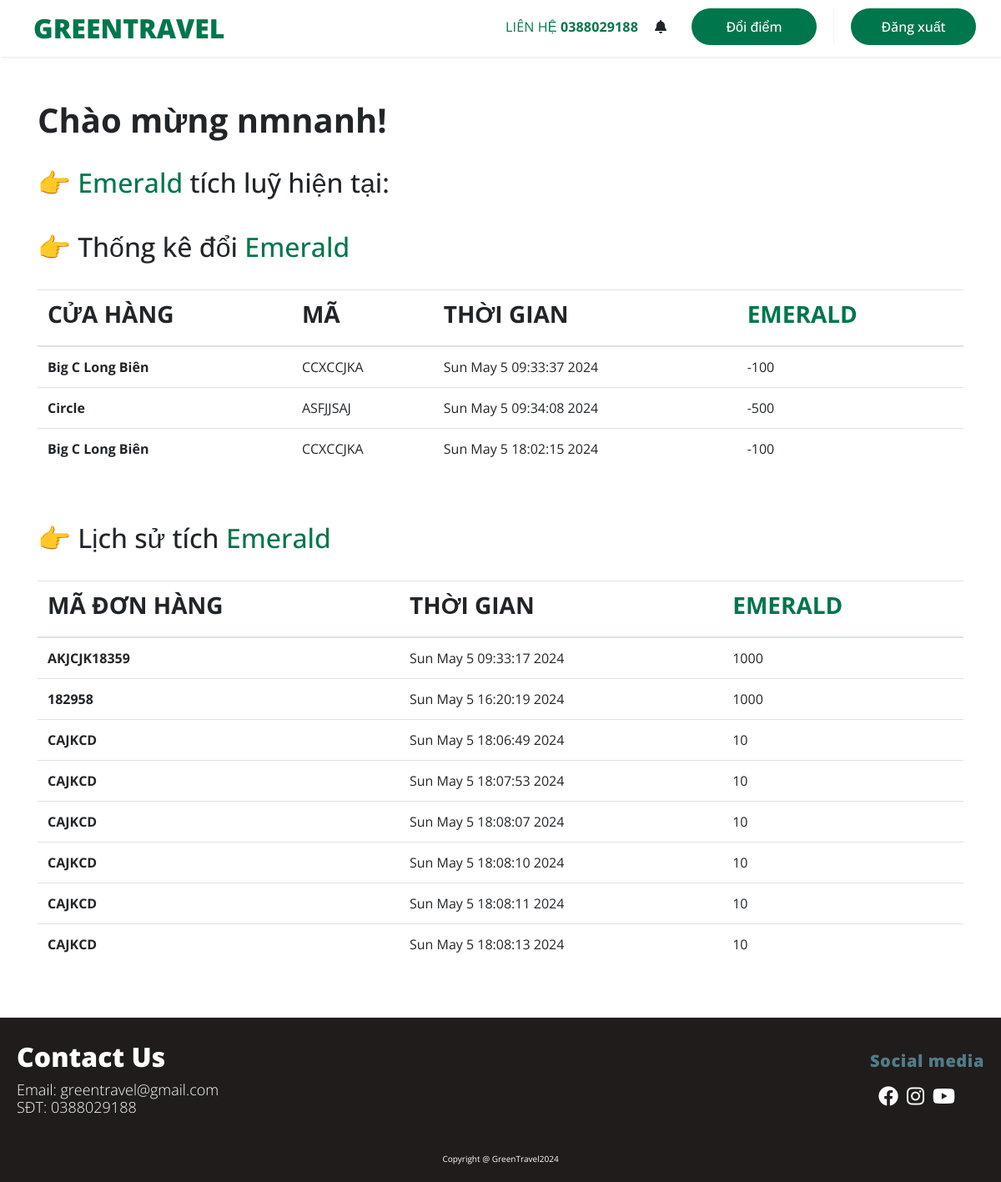
The app's page /afteruser1 (signed in), older data.
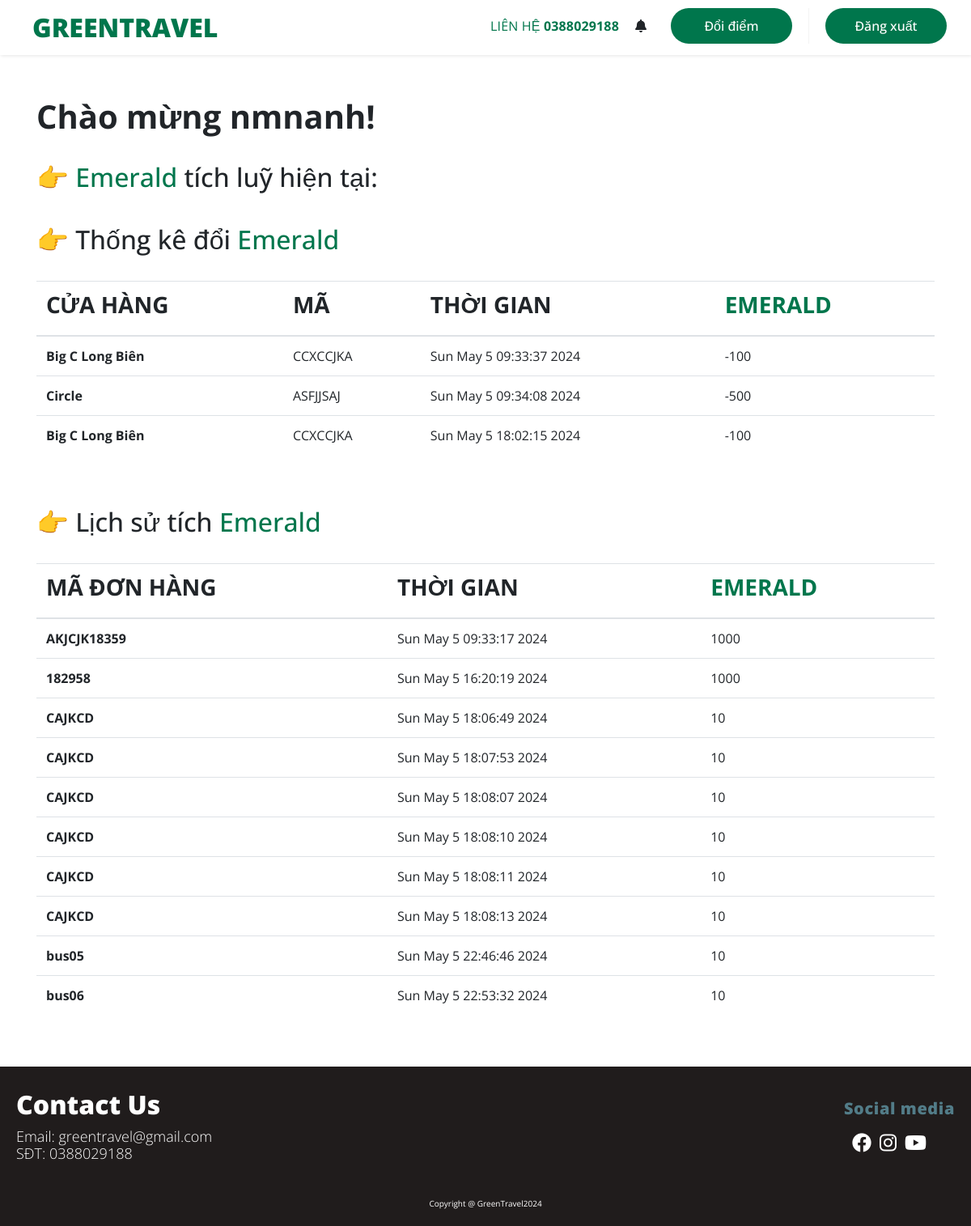
The same page, newer data.
### control/Databases.py (models this page shows, shortened)
class Base(DeclarativeBase):
    pass

class User(Base, UserMixin):
    __tablename__ = "users"
    id:Mapped[int] = mapped_column(primary_key=True)
    username:Mapped[str] = mapped_column(nullable=False)
    password:Mapped[str] = mapped_column(nullable=False)
    user_type:Mapped[int] = mapped_column(nullable=False)

class Trade_history_user(Base):
    __tablename__ = "trade_history_user"
    id:Mapped[int] = mapped_column(primary_key=True)
    point_paid:Mapped[int] = mapped_column(nullable=False)
    item_name:Mapped[str] = mapped_column(nullable=False)
    item_id:Mapped[int] = mapped_column(nullable=False)
    time:Mapped[str] = mapped_column(nullable=False)
    user_id:Mapped[int] = mapped_column(nullable=False)
    ma:Mapped[str] = mapped_column(nullable=False)

class History_user(Base):
    __tablename__ = "history_user"
    id:Mapped[int] = mapped_column(primary_key=True)
    point_gained:Mapped[int] = mapped_column(nullable=False)
    bill_code:Mapped[str] = mapped_column(nullable=False)
    time:Mapped[str] = mapped_column(nullable=False)
    user_id:Mapped[int] = mapped_column(nullable=False)

### view/au1.py (the view, shortened to what this page needs)
@afteruser1.route('/afteruser1', methods=['POST', 'GET'])
@login_required
def au1():
    thong_ke_doi_emerald =  trade_history()
    lich_su_tich_emerald = gain_history()
    nhacnho = note_gain()
    return render_template("AfterUser1.html", user = current_user.username, data1 = thong_ke_doi_emerald, data2 = lich_su_tich_emerald, remind_data = nhacnho)

### control/History_user_db.py (called while the page is built)
    def history_user_scan(self, target_id):
        result_dict = {"UserName": [], "BillCode": [], "Time": [], "Emerald": []}
        target_type = self.session.query(User).filter(User.id == target_id).first()
        if target_type is not None and target_type.user_type == 1:
            result = self.session.query(History_user, User).filter(History_user.user_id == User.id, History_user.user_id == target_id).all()
            for his in result:
                result_dict["UserName"].append(his.User.username)
                result_dict["BillCode"].append(his.History_user.bill_code)
                result_dict["Time"].append(his.History_user.time)
                result_dict["Emerald"].append(his.History_user.point_gained)
        return result_dict

    def history_user_max_db_find(self):
        self.history_user_max_db = self.session.scalar(select(History_user.id).order_by(-1*History_user.id))
        if self.history_user_max_db is None:
            self.history_user_max_db = 1
        else:
            self.history_user_max_db += 1

### control/Note_db.py (called while the page is built)
    def Note_db_scan(self, target_id):
        result = self.session.query(Note).filter(Note.user_id == target_id).all()
        dict = {'Item': [], 'Time':[], 'Location':[]}
        for note in result:
            dict['Item'].append(note.items)
            dict['Time'].append(note.time)
            dict['Location'].append(note.location)
        return dict

### control/Trade_history_user_db.py (called while the page is built)
    def trade_history_user_scan(self, target_id):
        result_dict = {"UserName": [], "ItemName": [], "Time": [], "Emerald": [], "ma":[]}
        target_type = self.session.query(User).filter(User.id == target_id).first()
        if target_type is not None and target_type.user_type == 1:
            result = self.session.query(Trade_history_user, User).filter(Trade_history_user.user_id == User.id, Trade_history_user.user_id == target_id).all()
            for his in result:
                result_dict["UserName"].append(his.User.username)
                result_dict["ItemName"].append(his.Trade_history_user.item_name)
                result_dict["Time"].append(his.Trade_history_user.time)
                result_dict["Emerald"].append(his.Trade_history_user.point_paid)
                result_dict["ma"].append(his.Trade_history_user.ma)
        return result_dict

### control/User_db.py (called while the page is built)
    def User_db_get_user_id(self, user_id):
        return self.session.query(User).filter_by(id = user_id).first()

### view/templates/AfterUser1.html (shortened to what this page needs)
{%extends "base.html" %}
{% block css %}AfterUser1.css{%endblock%}
{%block nutHeader%}
<i class="fa-solid fa-bell"></i>
<li class="nut-tkct">
    <a href="afteruser2">
        <button class="myButton">Đổi điểm</button>
    </a>
</li>
<li class="nut-DX">
    <form method="post">
        <button class="myButton" name="Logout" value="Logout">Đăng xuất</button>
    </form>
</li>
{%endblock%}
{% block container %}
    <div class="container">
        <br><br>
        <h1>
            <b>
                Chào mừng {{ user }}!
            </b>
        </h1>
        <br>
        <h2>
            👉 <div class="EMERALD" style="display: inline; color:#00764C">Emerald</div> tích luỹ hiện tại:
        <br> <br>
            👉 Thống kê đổi <div class="diem" style="display: inline; color:#00764C">Emerald</div>
        </h2>
        <br>
        <table class="table">
            <thead>
                <tr>
                    <th scope="col"><h3><b>CỬA HÀNG</b></h3></th>
                    <th scope="col"><h3><b>MÃ</b></h3></th>
                    <th scope="col"><h3><b>THỜI GIAN</b></h3></th>
                    <th scope="col" style="color: #00764C"><h3><b>EMERALD</b></h3></th>
                </tr>
            </thead>
            <tbody>
                {% for row in data1%}
                <tr>
                    <th scope="row">{{ row['vatdung'] }}</th>
                    <td>{{ row['ma'] }}</td>
                    <td>{{ row['thoigian'] }}</td>
                    <td>{{ row['emerald'] }}</td>
                </tr>
                {% endfor %}
            </tbody>
        </table>
        <br><br>
        <div class="lich-su">
            <h2>👉 Lịch sử tích <div class="LS-diem" style="display: inline; color:#00764C">Emerald</div></h2>
        </div>
        <br>
        <table class="table">
            <thead>
                <tr>
                    <th scope="col"><h3><b>MÃ ĐƠN HÀNG</b></h3></th>
                    <th scope="col"><h3><b>THỜI GIAN</b></h3></th>
                    <th scope="col" style="color: #00764C"><h3><b>EMERALD</b></h3></th>
                </tr>
            </thead>
            <tbody>
                {% for row in data2%}
                <tr>
                    <th scope="row">{{ row['magiamgia'] }}</th>
                    <td>{{ row['thoigian'] }}</td>
                    <td>{{ row['emerald'] }}</td>
                </tr>
                {% endfor %}
            </tbody>
        </table>
        <br><br>
    </div>
{%endblock%}

### view/templates/base.html (shortened to what this page needs)
<!DOCTYPE html>
<html lang="en">
<head>
    <link rel="stylesheet" href="static/style/{% block hetcuu %}{% endblock %}">
    <link rel="stylesheet" href="static/style/{% block css %}{% endblock %}">
    <link rel="stylesheet" href="https://cdnjs.cloudflare.com/ajax/libs/font-awesome/6.4.0/css/all.min.css" />
    <link rel="stylesheet" href="https://cdn.jsdelivr.net/npm/bootstrap@4.6.2/dist/css/bootstrap.min.css">
</head>
<body>
    <header>
        <greenlive>
            <a href="/"><div style="color: #00764C;display:inline;">GREEN</div>TRAVEL</a>
        </greenlive>
        <ul class="menu">
            <lienhe>
                LIÊN HỆ <b>0388029188</b>
            </lienhe>
            {%block nutHeader%}{%endblock%}
        </ul>
    </header>
    <br><br><br>
    {% block container %}{% endblock %}
    <footer>
        <div class="info">
            <div class="contact_us">
                <h1>
                    <b>Contact Us</b>
                </h1>
                <h3>
                    Email: greentravel@gmail.com <br> SĐT: 0388029188 </br>
                </h3>
            </div>
            <div class="SM">
                <h1>
                    <b>Social media</b>
                </h1>
                <div class="home__social">
                    <a href="#" class="home__social-icon"><i
                            class="fab fa-facebook"></i></a>
                    <a href="#" class="home__social-icon"><i
                            class="fab fa-instagram"></i></a>
                    <a href="#" class="home__social-icon"><i
                            class="fab fa-youtube"></i></a>
                </div>
            </div>
        </div>
        <div class="end">
            <br>
            Copyright @ GreenTravel2024
        </div>
    </footer>
</body>
</html>

### view/static/style/AfterUser1.css (style rules this page uses)
* { margin: 0; padding: 0; font-family: 'Open Sans', sans-serif; scroll-behavior: smooth; }
header { background-color: #fff; box-shadow: 1px 1px 4px 0 rgba(0,0,0,.1); position: fixed; width: 100%; z-index: 3; padding: 10px; }
header ul { margin: 0; padding: 0; list-style: none; overflow: hidden; background-color: #fff; }
header li a { display: block; text-decoration: none; margin-left: 10px; }
header greenlive a { font-family: 'Open Sans', sans-serif; font-style: bold; font-weight: 800; font-size: 32px; color: #00764C; flex: none; order: 0; flex-grow: 0; text-decoration: none; margin-left: 30px; margin-right: 20px; }
header lienhe { font-family: 'Open Sans', sans-serif; font-style: normal; font-weight: 400; font-size: 16px; line-height: 20px; letter-spacing: 0.01em; color: #00764C; margin-right: 20px; }
header .nut-tkct a button, header .nut-DX form button { border-radius: 100px; border: 0px; width: 150px; height: 44px; background-color: #00764C; font-weight: bolder; color: #fff; font-family: 'Open Sans', sans-serif; font-style: normal; font-weight: 500; font-size: 16px; margin-left: 20px; margin-right: 20px; }
header .menu { clear: both; max-height: 0; transition: max-height .2s ease-out; display: flex; justify-content: space-between; align-items: center; }
@media screen and (min-width: 1000px) { header li { float: left; } }
@media screen and (min-width: 1000px) { header .menu { clear: none; float: right; max-height: none; } }
footer { background-color: #201c1c; padding: 20px; display: flex; flex-direction: column; justify-content: space-between; }
footer .info { display: flex; justify-content: space-between; margin-bottom: 20px; }
.contact_us h1 b { font-family: 'Open Sans', sans-serif; color: #fff; font-weight: 900; font-size: 32px; }
.contact_us h3 { font-family: 'Open Sans', sans-serif; color: white; font-weight: 10; font-size: 18px; }
.SM h1 b { color: #527C88; font-size: 20px; font-family: 'Open Sans', sans-serif; font-weight: 900; line-height: 28px; letter-spacing: 0.6px; }
.home__social { display: flex; }
.home__social-icon { width: max-content; font-size: 24px; color: #fff; transition: 0.5s; margin-left: 10px; }
.end { color:white; text-align:center; font-size: 10px; }
header { background-color: #fff; box-shadow: 1px 1px 4px 0 rgba(0,0,0,.1); position: fixed; width: 100%; z-index: 3; }
header li a { display: block; border-right: 1px solid #f4f4f4; text-decoration: none; margin-left: 10px; }

Row changes from the older to the newer data that the page shows:
added History_user: magiamgia "bus05", thoigian "Sun May 5 22:46:46 2024", emerald "10"
added History_user: magiamgia "bus06", thoigian "Sun May 5 22:53:32 2024", emerald "10"
